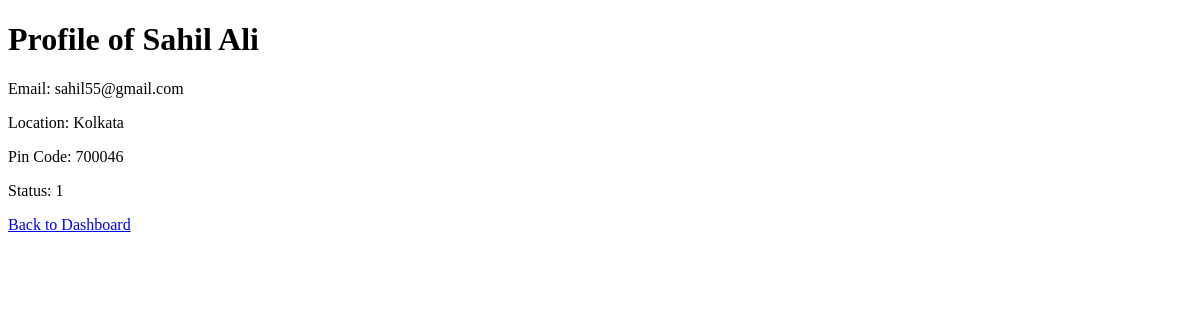
/user_profile/1, run on an earlier commit of the app's database.
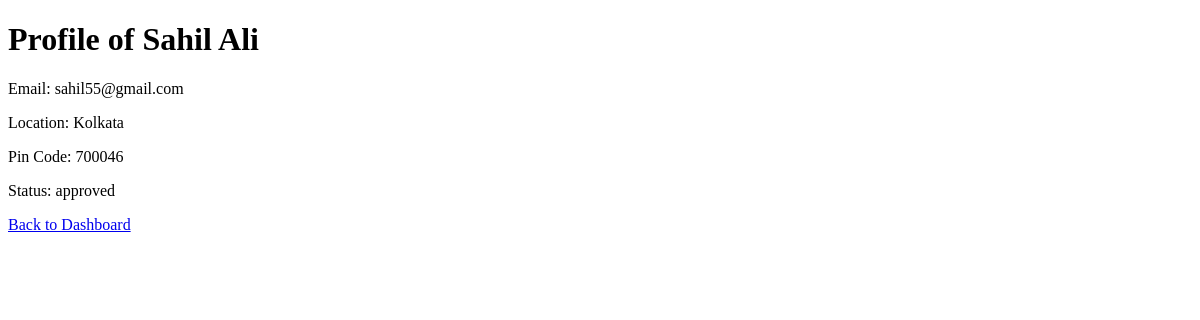
And on a later commit of the database.
### backend/models.py (models this page shows)
class User_Info(db.Model):
    __tablename__="user_info"
    id=db.Column(db.Integer,primary_key=True)
    email=db.Column(db.String,unique=True,nullable=False)
    password=db.Column(db.String,nullable=False)
    role=db.Column(db.Integer,default=1)
    full_name=db.Column(db.String,nullable=False)
    location=db.Column(db.String,nullable=False)
    pin_code=db.Column(db.Integer,nullable=False)
    user_status=db.Column(db.String,default='approved')

### backend/controllers.py (the view)
@app.route("/user_profile/<int:id>", methods=["GET"])
def view_user_profile(id):
    user = User_Info.query.get(id)
    if user:
        return render_template("user_profile.html", user=user)
    else:
        return "User not found", 404

### templates/user_profile.html (shortened to what this page needs)
<!DOCTYPE html>
<html lang="en">
<head>
</head>
<body>
    <h1>Profile of {{ user.full_name }}</h1>
    <p>Email: {{ user.email }}</p>
    <p>Location: {{ user.location }}</p>
    <p>Pin Code: {{ user.pin_code }}</p>
    <p>Status: {{ user.user_status }}</p>
    <a href="{{ url_for('user_dashboard') }}">Back to Dashboard</a>
</body>
</html>

What changed in the data, as far as the page shows it:
changed User_Info "Sahil Ali": user_status "1" → "approved"
